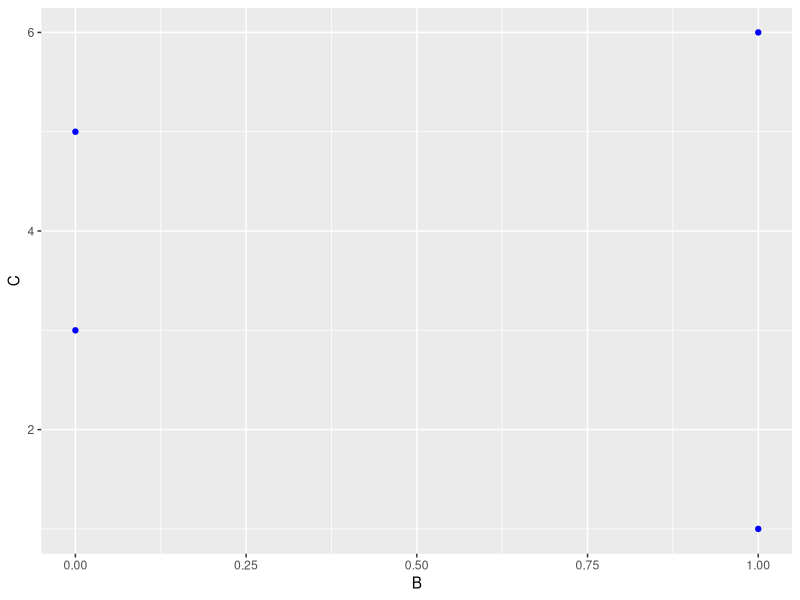

Here is the R script that generated this plot:
## ---- chunk 1
knitr::opts_chunk$set(
  collapse = TRUE,
  comment = "#>"
)
## ---- chunk 2
#knitr::opts_chunk$set(echo = TRUE)
## ---- chunk 3
library(magrittr)
library(dplyr)
library(ggplot2)

quick_data <- data.frame(
  A = c("Male", "Male", "Female", "Female", NA),
  B = c(1, 0, 1, 0, NA),
  C = c(1, 5, 6, 3, NA)
) 

quick_data %>% 
  mutate(., J = case_when(A == "Male" ~ "a", TRUE ~ "b"))
## ---- chunk 4
ggplot(data = quick_data) +
  geom_point(aes(B, C), color = "blue")


mydata <- data.frame(
  A = c("Male", "Male", "Female", "Female", NA),
  B = c(1, 2, 10, 30, NA),
  C = c(1, 5, 6, 3, NA)
)  
